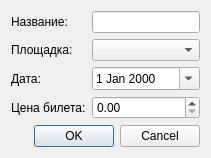
<?xml version="1.0" encoding="UTF-8"?>
<ui version="4.0">
 <class>ShowsDialog</class>
 <widget class="QDialog" name="ShowsDialog">
  <property name="windowTitle">
   <string>Шоу</string>
  </property>
  <layout class="QFormLayout" name="formLayout">
   <item row="0" column="0">
    <widget class="QLabel" name="labelName">
     <property name="text">
      <string>Название:</string>
     </property>
    </widget>
   </item>
   <item row="0" column="1">
    <widget class="QLineEdit" name="lineEditName"/>
   </item>
   <item row="1" column="0">
    <widget class="QLabel" name="labelVenue">
     <property name="text">
      <string>Площадка:</string>
     </property>
    </widget>
   </item>
   <item row="1" column="1">
    <widget class="QComboBox" name="comboVenue"/>
   </item>
   <item row="2" column="0">
    <widget class="QLabel" name="labelDate">
     <property name="text">
      <string>Дата:</string>
     </property>
    </widget>
   </item>
   <item row="2" column="1">
    <widget class="QDateEdit" name="dateEdit">
     <property name="calendarPopup">
      <bool>true</bool>
     </property>
    </widget>
   </item>
   <item row="3" column="0">
    <widget class="QLabel" name="labelPrice">
     <property name="text">
      <string>Цена билета:</string>
     </property>
    </widget>
   </item>
   <item row="3" column="1">
    <widget class="QDoubleSpinBox" name="doubleSpinBoxPrice">
     <property name="decimals">
      <number>2</number>
     </property>
     <property name="maximum">
      <double>999999999.99</double>
     </property>
    </widget>
   </item>
   <item row="4" column="0" colspan="2">
    <widget class="QDialogButtonBox" name="buttonBox">
     <property name="standardButtons">
      <set>QDialogButtonBox::Cancel|QDialogButtonBox::Ok</set>
     </property>
    </widget>
   </item>
  </layout>
 </widget>
</ui>
